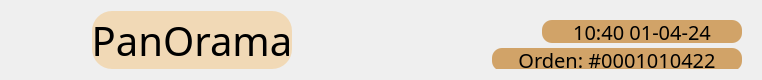
         <widget class="QWidget" name="widget_13" native="true">
          <property name="minimumSize">
           <size>
            <width>762</width>
            <height>80</height>
           </size>
          </property>
          <property name="maximumSize">
           <size>
            <width>16777215</width>
            <height>80</height>
           </size>
          </property>
          <layout class="QHBoxLayout" name="horizontalLayout_9">
           <item>
            <widget class="QLabel" name="label_4">
             <property name="minimumSize">
              <size>
               <width>75</width>
               <height>75</height>
              </size>
             </property>
             <property name="maximumSize">
              <size>
               <width>75</width>
               <height>75</height>
              </size>
             </property>
             <property name="text">
              <string/>
             </property>
             <property name="pixmap">
              <pixmap resource="resources/resources.qrc">:/Logo/bitmap.png</pixmap>
             </property>
            </widget>
           </item>
           <item>
            <widget class="QLabel" name="mark_label_4">
             <property name="minimumSize">
              <size>
               <width>200</width>
               <height>0</height>
              </size>
             </property>
             <property name="maximumSize">
              <size>
               <width>200</width>
               <height>80</height>
              </size>
             </property>
             <property name="font">
              <font>
               <family>Pacifico</family>
               <pointsize>30</pointsize>
               <italic>false</italic>
              </font>
             </property>
             <property name="styleSheet">
              <string notr="true">background-color: rgb(241, 217, 182);
border-radius: 20px;</string>
             </property>
             <property name="text">
              <string>PanOrama</string>
             </property>
             <property name="alignment">
              <set>Qt::AlignCenter</set>
             </property>
            </widget>
           </item>
           <item>
            <spacer name="horizontalSpacer_8">
             <property name="orientation">
              <enum>Qt::Horizontal</enum>
             </property>
             <property name="sizeHint" stdset="0">
              <size>
               <width>40</width>
               <height>20</height>
              </size>
             </property>
            </spacer>
           </item>
           <item alignment="Qt::AlignLeft|Qt::AlignVCenter">
            <widget class="QWidget" name="widget_14" native="true">
             <property name="layoutDirection">
              <enum>Qt::RightToLeft</enum>
             </property>
             <property name="autoFillBackground">
              <bool>false</bool>
             </property>
             <layout class="QVBoxLayout" name="verticalLayout_9">
              <property name="spacing">
               <number>15</number>
              </property>
              <item>
               <widget class="QLabel" name="time_label_2">
                <property name="minimumSize">
                 <size>
                  <width>200</width>
                  <height>23</height>
                 </size>
                </property>
                <property name="maximumSize">
                 <size>
                  <width>200</width>
                  <height>23</height>
                 </size>
                </property>
                <property name="font">
                 <font>
                  <family>Cascadia Mono</family>
                  <pointsize>15</pointsize>
                  <weight>50</weight>
                  <bold>false</bold>
                 </font>
                </property>
                <property name="styleSheet">
                 <string notr="true">background-color: rgb(209, 163, 104);
border-radius: 10px;</string>
                </property>
                <property name="text">
                 <string>10:40 01-04-24</string>
                </property>
                <property name="alignment">
                 <set>Qt::AlignCenter</set>
                </property>
                <property name="margin">
                 <number>0</number>
                </property>
                <property name="indent">
                 <number>5</number>
                </property>
               </widget>
              </item>
              <item>
               <widget class="QLabel" name="order_label_2">
                <property name="minimumSize">
                 <size>
                  <width>250</width>
                  <height>23</height>
                 </size>
                </property>
                <property name="maximumSize">
                 <size>
                  <width>250</width>
                  <height>23</height>
                 </size>
                </property>
                <property name="font">
                 <font>
                  <family>Cascadia Mono</family>
                  <pointsize>15</pointsize>
                 </font>
                </property>
                <property name="styleSheet">
                 <string notr="true">background-color: rgb(209, 163, 104);
border-radius: 10px;</string>
                </property>
                <property name="text">
                 <string>Orden: #0001010422</string>
                </property>
                <property name="alignment">
                 <set>Qt::AlignCenter</set>
                </property>
               </widget>
              </item>
             </layout>
            </widget>
           </item>
          </layout>
         </widget>
